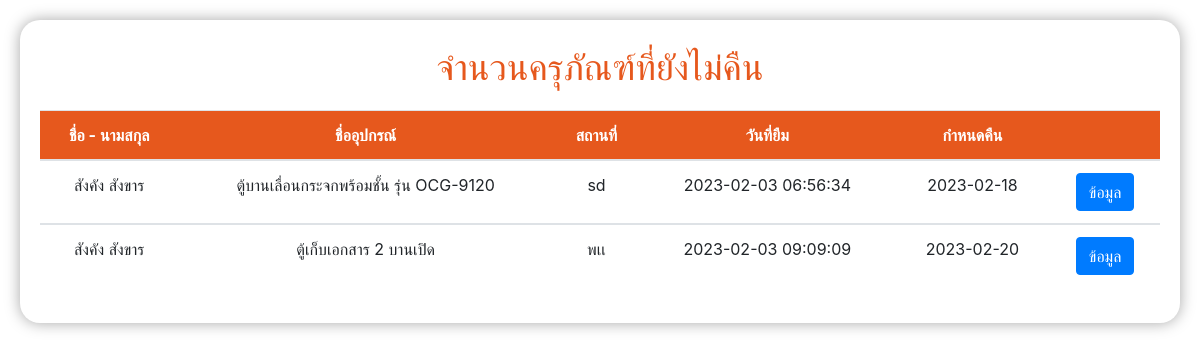
/public/admin/a_fuctionBorrow.php, run on an earlier commit of the app's database.
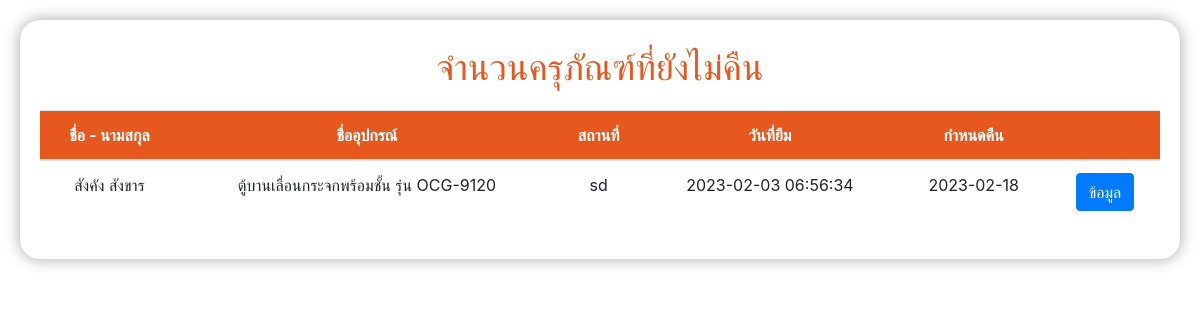
And on a later commit of the database.
### tables this page shows
CREATE TABLE `borrow` (
  `br_id` int NOT NULL AUTO_INCREMENT,
  `id` int DEFAULT NULL,
  `user_id` int DEFAULT NULL,
  `activity` varchar(45) DEFAULT NULL,
  `location` varchar(45) DEFAULT NULL,
  `br_date` date DEFAULT NULL,
  `br_time` timestamp NOT NULL DEFAULT CURRENT_TIMESTAMP,
  `status` int NOT NULL,
  PRIMARY KEY (`br_id`),
  KEY `id_idx` (`id`),
  KEY `br_uid_user_fk_idx` (`user_id`),
  CONSTRAINT `br_uid_user_fk` FOREIGN KEY (`user_id`) REFERENCES `user` (`user_id`),
  CONSTRAINT `id_itemdata_fk` FOREIGN KEY (`id`) REFERENCES `itemdata` (`id`)
);

CREATE TABLE `itemdata` (
  `id` int NOT NULL AUTO_INCREMENT,
  `updateTime` timestamp NOT NULL DEFAULT CURRENT_TIMESTAMP,
  `itemCode` text NOT NULL,
  `detail` text NOT NULL,
  `checkInDate` text NOT NULL,
  `brand` text NOT NULL,
  `serialNumber` text NOT NULL,
  `price` text NOT NULL,
  `refDoc` text NOT NULL,
  `room` text NOT NULL,
  `status` text NOT NULL,
  `notation` text NOT NULL,
  `misConfirmer` int NOT NULL,
  `organization` varchar(8) NOT NULL,
  `type` varchar(32) NOT NULL,
  `active` int NOT NULL,
  PRIMARY KEY (`id`)
);

### app/models/function.php (called while the page is built, shortened)
<?php
class DB_con
{
    function __construct()
    {
        $conn = mysqli_connect(DB_SERVER, DB_USER, DB_PASS, DB_NAME);
        $this->dbcon = $conn;
    }
    function dataBorrow()
    {
        $result = mysqli_query($this->dbcon, "SELECT
        itemdata.id,detail,itemCode,borrow.br_id ,borrow.activity , borrow.location ,borrow.br_date , borrow.br_time
        FROM `itemdata`,borrow WHERE itemdata.id = borrow.id
        AND borrow.status = 0");
        return $result;
    }
}

### public/admin/a_fuctionBorrow.php (the view, shortened to what this page needs)
<!DOCTYPE html>
<html lang="en">
<head>
    <link rel="stylesheet" href="https://cdn.jsdelivr.net/npm/bootstrap@4.2.1/dist/css/bootstrap.min.css">
</head>
<body>
    <div class="graphBox">
        <div class="box" style=" box-shadow: rgba(0, 0.35, 0, 0.35) 0px 0px 15px  ;">
            <p style="font-size: 36px;text-align: center;color: #E6581D;">จำนวนครุภัณฑ์ที่ยังไม่คืน</p>
            <div>
                <div class="table-container">
                    <table class="table" id="data" style="text-align: center;">
                        <thead style="color:white; background-color:#E6581D;">
                            <tr>
                                <th>ชื่อ - นามสกุล</th>
                                <th>ชื่ออุปกรณ์</th>
                                <th>สถานที่</th>
                                <th>วันที่ยืม</th>
                                <th>กำหนดคืน</th>
                                <th></th>
                            </tr>
                        </thead>
                        <tbody>
                            <?php
                            $selectAll = new DB_con();
                            $sql = $selectAll->dataBorrow();
                            while ($row = mysqli_fetch_array($sql)) {
                            ?>
                                <tr>
                                    <td data-label="ชื่อ - นามสกุล.">สังคัง สังขาร</td>
                                    <td data-label="ชื่ออุปกรณ์."><?php echo $row['detail'] ?></td>
                                    <td data-label="สถานที่."><?php echo $row['location'] ?></td>
                                    <td data-label="วันที่ยืม."><?php echo $row['br_time'] ?></td>
                                    <td data-label="กำหนดคืน."><?php echo $row['br_date'] ?></td>
                                    <td><button class="btn btn-primary button" data-toggle="modal" data-target="#showborrow" onclick="Databorrow('<?php echo $row['br_id'] ?>')"> ข้อมูล</button></td>
                                </tr>
                        </tbody>
                    <?php
                            }
                    ?>
                    </table>
                </div>
            </div>
        </div>
    </div>
</body>
</html>

What changed in the data, as far as the page shows it:
no longer on this page (row edited): borrow: id.detail "ตู้เก็บเอกสาร 2 บานเปิด", location "พเเ", br_time "2023-02-03 09:09:09", br_date "2023-02-20"
